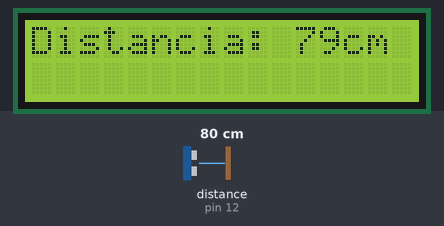
Bench run of a sketch on a simulated Arduino Uno, built with avr-gcc and run on an emulated ATmega328P. Shown: 16×2 character LCD. Wiring (inferred from the names in the program): ultrasonic range finder: trigger pin 11; echo pin 12. Inputs (shaded band) come from the test bench; at power-on: distance to the obstacle (sensor on pin 12) 80 cm. The echo pulse lasts 58.3 µs per cm.

Above: at 1.2 s.
1.3 s: distance to the obstacle (sensor on pin 12) set to 2 cm
At 1.42 s:
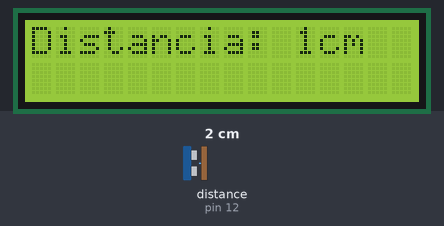
3.4 s: distance to the obstacle (sensor on pin 12) set to 4 cm
At 3.67 s:
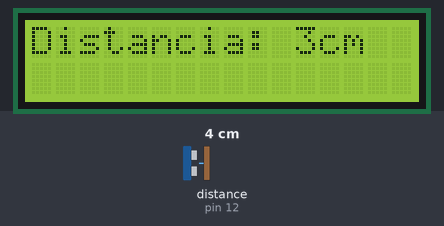
5.0 s: distance to the obstacle (sensor on pin 12) set to 9 cm
At 5.1 s:
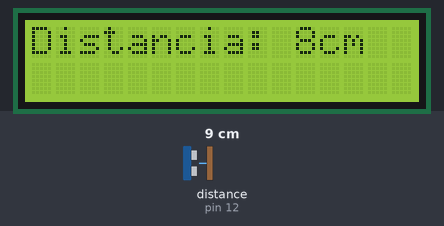

The sketch:

ultrasonico-lcd.ino
```cpp
//
//      OHMIO ELECTRONICS!
//

// Libreria necesaria para usar la pantalla LCD
#include <LiquidCrystal.h>
/*
  Para este ejemplo, las conexiones son las siguientes:
    Arduino   - Pantalla LCD
      2     -     RS
      3   -     EN
      4   -   D4
      5   -   D5
      6   -   D6
      7   -   D7

  Para el constraste:
    * Potenciometro (o resistencia a tierra) al V0 de la LCD

  Para el brillo:
    * Resistencia de 330 ohms de VCC al anodo de la LCD (A)
    * Puente del catodo (K) de la lcd a GND

  Para conectar el sensor ultrasonico HC-SR04 se hace:
    VCC   - 5V  del arduino
    GND   - GND del arduino
    TRIG  - Pin configurado en la variable trigPin (11 en el ejemplo) del arduino
    ECHO  - Pin configurado en la variable echoPin (12 en el ejemplo) del arduino
*/

// Pines a conectar del Arduino hacia la LCD
//                RS, EN, D4, D5, D6, D7
LiquidCrystal lcd( 2,  3,  4,  5,  6,  7);  // Configuracion de los
                                            // pines del Arduino


// Variables para utilizar el sensor ultrasonico
int trigPin = 11;             // Pin de "Trigger" del Ultrasonico (HC-SR04)
int echoPin = 12;             // Pin de "Echo" del Ultrasonico (HC-SR04)
long duracion, distancia;     // Variables de duracion medida y distancia calculada


// Funcion de configuracion (solo se ejecuta al inicio)
void setup()
{
  lcd.begin(16, 2);             // Establece el tamano de la pantalla 16x2
  //lcd.begin(20, 4);           // Establece el tamano de la pantalla 20x4

  pinMode (trigPin, OUTPUT);    // Configuramos como salida  el pin trigger del ultrasonico
  pinMode (echoPin, INPUT);     // Configuramos como entrada el pin echo del ultrasonico
}

// Ciclo principal (se ejecuta indefinidamente)
void loop()
{
  digitalWrite(trigPin, LOW);         // Apagamos el trigger
  delayMicroseconds(2);
  digitalWrite(trigPin, HIGH);        // Mandamos el pulso ultrasonico
  delayMicroseconds(10);              // Le damos una corta duracion al pulso
  digitalWrite(trigPin, LOW);         // Detenemos el pulso ultrasonico
  duracion = pulseIn (echoPin, HIGH); // Esperamos que el pin de Echo detecte el regreso de la senal enviada
  distancia = (duracion/58.2);        // Calculamos la distancia en base al tiempo que tardo en volver

  // Mostramos la informacion en la pantalla LCD
  lcd.print ("Distancia: ");
  lcd.print(distancia);
  lcd.print("cm");
  delay(200);               // Un retardo para que no se escriba "tan rapido" la pantalla y se pueda apreciar
  lcd.clear();
}
```

Measured:
- after the input at 1.3 s, the display: first differs from a run without the input at once (image 1)
- after the input at 3.4 s, the display: first differs from a run without the input after 0.17 s (image 2)
- after the input at 5.0 s, the display: first differs from a run without the input at once (image 3)
